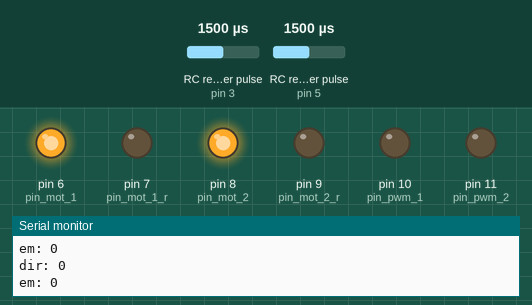
Simulated run of this sketch. Board: Arduino Uno, built with avr-gcc and run on an emulated ATmega328P. Parts: output pins drawn as LEDs (lit = HIGH), the last lines printed to the serial monitor. Wiring (inferred from the names in the program): 2 × RC receiver channel: data pin 3 / data pin 5. The test bench sets the inputs (shaded band); at power-on: RC receiver pulse (sensors on pin 3, pin 5) 1500 µs.

Above: at 1.2 s.
1.3 s: RC receiver pulse (sensor on pin 3) set to 1484 µs
At 1.7 s:
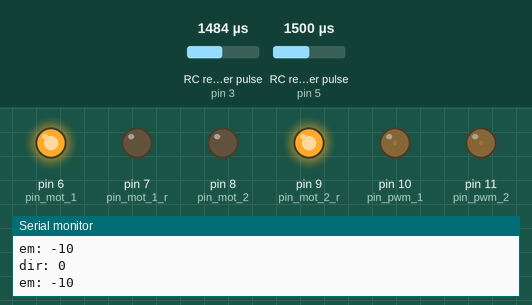
2.8 s: RC receiver pulse (sensor on pin 5) set to 1498 µs
At 4.0 s:
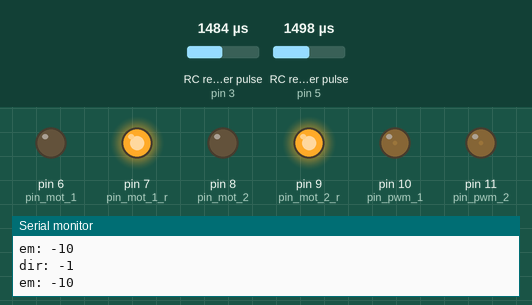
4.3 s: RC receiver pulse (sensor on pin 5) set to 1486 µs
At 5.2 s:
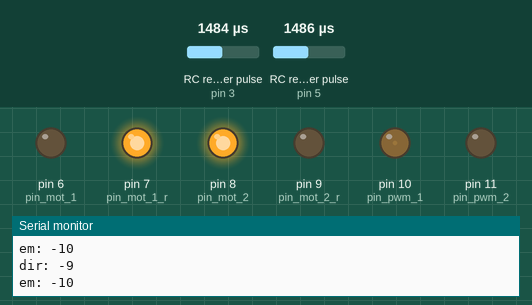
5.8 s: RC receiver pulse (sensor on pin 5) set to 1250 µs
8.8 s: RC receiver pulse (sensor on pin 3) set to 1020 µs
At 10.9 s:
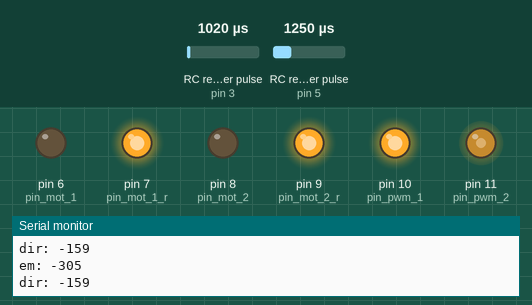
11.8 s: RC receiver pulse (sensor on pin 3) set to 1250 µs
At 13.4 s:
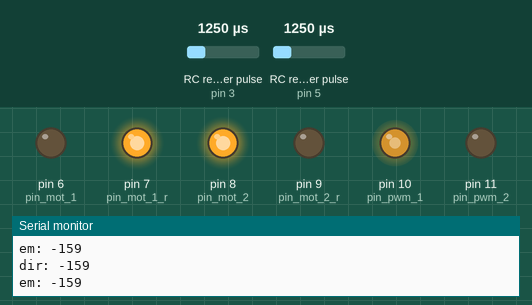
Timing chart, 0 to 15.8 s (numbered marks = the images above; inputs shaded):
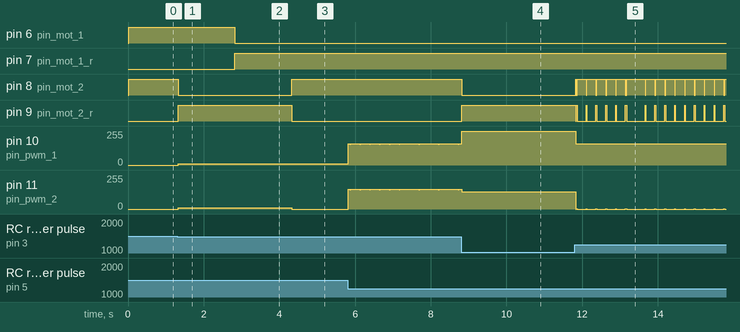

The sketch:

torquebelicov2.ino
```cpp
#define CH1 3
#define CH2 5

int pin_mot_1 = 6;
int pin_mot_1_r = 7;

int pin_mot_2 = 8;
int pin_mot_2_r = 9;

int pin_pwm_1 = 10;
int pin_pwm_2 = 11;

int empuje = 0;
int direccion = 0;

int M1 = 0;
int M2 = 0;

int M1_d = 0;
int M2_d = 0;

int r = 0;
float theta = 0;

// Read the number of a given channel and convert to the range provided.
// If the channel is off, return the default value
int readChannel(int channelInput, int minLimit, int maxLimit, int defaultValue){
  int ch = pulseIn(channelInput, HIGH, 30000);
  if (ch < 100) return defaultValue;
  return map(ch, 1100, 1900, minLimit, maxLimit);
}

// Read the channel and return a boolean value
bool readSwitch(byte channelInput, bool defaultValue){
  int intDefaultValue = (defaultValue)? 100: 0;
  int ch = readChannel(channelInput, 0, 100, intDefaultValue);
  return (ch > 50);
}

void setup() {
  // put your setup code here, to run once:
  Serial.begin(9600);
  pinMode(CH1, INPUT);
  pinMode(CH2, INPUT);
  pinMode(pin_mot_1, OUTPUT);
  pinMode(pin_mot_1_r, OUTPUT);
  pinMode(pin_mot_2, OUTPUT);
  pinMode(pin_mot_2_r, OUTPUT);
  pinMode(pin_pwm_1, OUTPUT);
  pinMode(pin_pwm_2, OUTPUT);
}

void loop() {
  // put your main code here, to run repeatedly:

  empuje = readChannel(CH1, -255, 255, 0);
  direccion = readChannel(CH2, -255, 255, 0);

  // pasamos a "polares"
  r = max(abs(empuje),abs(direccion)); //como la cosa es un cuadrado usamos norma infinito
  // i.e. maximo de las componentes

  //excepcion para theta
  if (r == 0) {theta = 0;}
  else if (direccion == 0) { theta = PI/2*(empuje > 0);
  }else {theta = atan2(empuje, direccion);
  }

  M1 = r*max(-1,min(1,1.4*cos(theta - PI/4)));
  M2 = r*max(-1,min(1,1.4*sin(theta - PI/4)));


  //mandar señal correspondiente
  digitalWrite(pin_mot_1, (M1>=0));
  digitalWrite(pin_mot_1_r, (M1<0));
  digitalWrite(pin_mot_2, (M2>=0));
  digitalWrite(pin_mot_2_r, (M2<0));

  analogWrite(pin_pwm_1, min(abs(M1), 255));
  analogWrite(pin_pwm_2, min(abs(M2), 255));

  //


  //Serial.print("m1: ");
 // Serial.println(M1);

 // Serial.print("m2: ");
  //Serial.println(M2);

 Serial.print("dir: ");
 Serial.println(direccion);

 Serial.print("em: ");
 Serial.println(empuje);
}
```

Measured:
- the behaviour switches between 1498 and 1497 µs on RC receiver pulse (sensor on pin 3) (found by bisection; images 0 and 1)
- the behaviour switches between 1499 and 1498 µs on RC receiver pulse (sensor on pin 5) (found by bisection; images 1 and 2)
- the behaviour switches between 1487 and 1486 µs on RC receiver pulse (sensor on pin 5) (found by bisection; images 2 and 3)
- after the input at 1.3 s, pin 8 (pin_mot_2): HIGH → LOW at once; pin 9 (pin_mot_2_r): LOW → HIGH at once; pin 10 (pin_pwm_1), pin 11 (pin_pwm_2): 0/255 → 9/255 at once
- after the input at 2.8 s, pin 6 (pin_mot_1): HIGH → LOW at once; pin 7 (pin_mot_1_r): LOW → HIGH at once; pin 10 (pin_pwm_1): 9/255 → 10/255 at once; pin 11 (pin_pwm_2): 9/255 → 8/255 at once
- after the input at 4.3 s, pin 8 (pin_mot_2): LOW → HIGH at once; pin 9 (pin_mot_2_r): HIGH → LOW at once; pin 11 (pin_pwm_2): 8/255 → 0/255 at once
- after the input at 8.8 s, pin 8 (pin_mot_2): HIGH → LOW at once; pin 9 (pin_mot_2_r): LOW → HIGH at once
- after the input at 11.8 s, pin 8 (pin_mot_2): goes HIGH 0.02 s, 5 × (LOW 0.02 s, HIGH 0.24 s), LOW 0.04 s, HIGH 0.48 s, 8 × (LOW 0.02 s, HIGH 0.24 s), LOW 0.02 s, then HIGH, starting at once; pin 9 (pin_mot_2_r): goes LOW 0.02 s, 5 × (HIGH 0.02 s, LOW 0.24 s), HIGH 0.04 s, LOW 0.48 s, 8 × (HIGH 0.02 s, LOW 0.24 s), HIGH 0.02 s, then LOW, starting at once
